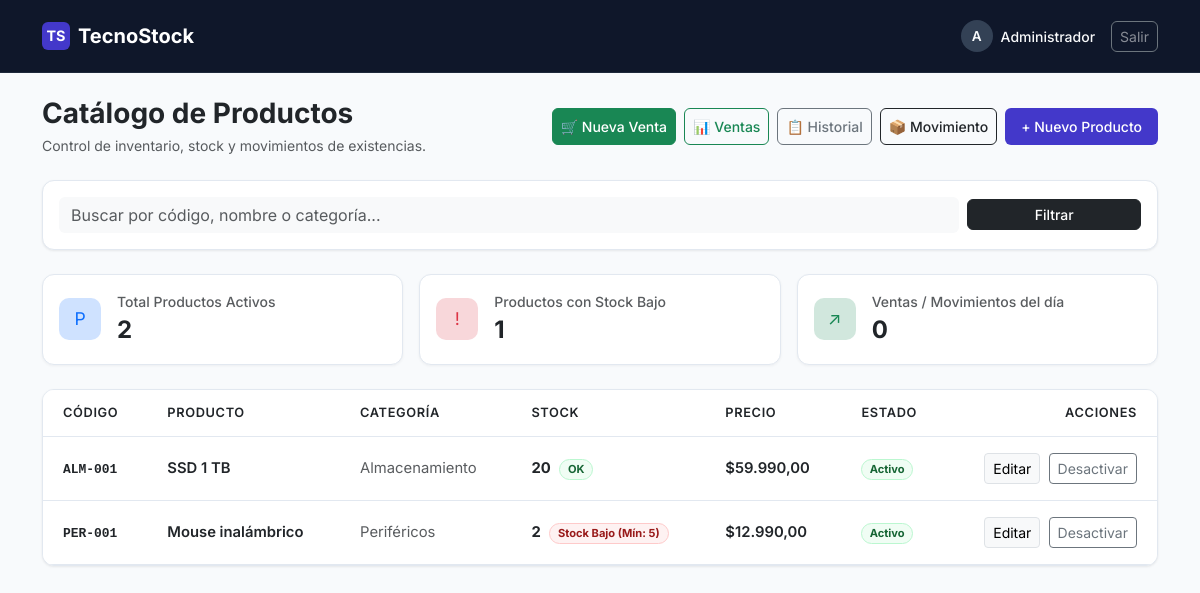
/index.php (signed in), run on the app's committed database.
### tables this page shows
CREATE TABLE IF NOT EXISTS productos (
    id INT UNSIGNED AUTO_INCREMENT PRIMARY KEY,
    codigo VARCHAR(50) NOT NULL UNIQUE,
    nombre VARCHAR(100) NOT NULL,
    descripcion TEXT,
    categoria_id INT UNSIGNED NOT NULL,
    precio DECIMAL(10, 2) NOT NULL,
    stock_actual INT UNSIGNED NOT NULL DEFAULT 0,
    stock_minimo INT UNSIGNED NOT NULL DEFAULT 5,
    estado ENUM('activo', 'inactivo') NOT NULL DEFAULT 'activo',
    CONSTRAINT chk_productos_precio CHECK (precio >= 0),
    CONSTRAINT fk_productos_categoria
        FOREIGN KEY (categoria_id) REFERENCES categorias(id)
        ON DELETE RESTRICT ON UPDATE CASCADE
);

CREATE TABLE IF NOT EXISTS categorias (
    id INT UNSIGNED AUTO_INCREMENT PRIMARY KEY,
    nombre VARCHAR(100) NOT NULL UNIQUE,
    descripcion TEXT,
    estado ENUM('activo', 'inactivo') NOT NULL DEFAULT 'activo'
);

### index.php (the view, shortened to what this page needs)
<?php
require_once 'conexion.php';
$buscar = trim($_GET['buscar'] ?? '');
$sql = "
    SELECT p.*, c.nombre AS categoria
    FROM productos p
    LEFT JOIN categorias c ON p.categoria_id = c.id
    WHERE 1=1
";
$params = [];
$sql .= " ORDER BY p.id DESC";
$stmt = $conexion->prepare($sql);
$stmt->execute($params);
$productos = $stmt->fetchAll(PDO::FETCH_ASSOC);
$stmtActivos = $conexion->prepare(
    "SELECT COUNT(*) FROM productos WHERE estado = 'activo'"
);
$stmtActivos->execute();
$totalActivos = (int)$stmtActivos->fetchColumn();
$stmtStockBajo = $conexion->prepare(
    "SELECT COUNT(*) FROM productos
     WHERE estado = 'activo' AND stock_actual <= stock_minimo"
);
$stmtStockBajo->execute();
$totalStockBajo = (int)$stmtStockBajo->fetchColumn();
$stmtMovimientosHoy = $conexion->prepare(
    "SELECT COUNT(*) FROM movimientos WHERE DATE(fecha) = CURDATE()"
);
$stmtMovimientosHoy->execute();
$totalMovimientosHoy = (int)$stmtMovimientosHoy->fetchColumn();
?>
<!DOCTYPE html>
<html lang="es">
<head>
    <link href="https://cdn.jsdelivr.net/npm/bootstrap@5.3.0/dist/css/bootstrap.min.css" rel="stylesheet">
</head>
<body>
    <nav class="navbar navbar-expand-lg navbar-custom py-3">
        <div class="container">
            <a class="navbar-brand fw-bold text-white d-flex align-items-center gap-2" href="index.php">
                <span style="background: var(--brand-indigo); width: 28px; height: 28px; border-radius: 6px; display: inline-flex; align-items: center; justify-content: center; font-size: 0.9rem;">TS</span>
                TecnoStock
            </a>
            <div class="d-flex align-items-center gap-3">
                <div class="d-flex align-items-center gap-2 text-white-50 fs-7">
                    <div class="avatar-circle">
                        <?= htmlspecialchars(strtoupper(substr($_SESSION['usuario_nombre'], 0, 1))) ?>
                    </div>
                    <span class="text-light fw-medium small"><?= htmlspecialchars($_SESSION['usuario_nombre']) ?></span>
                </div>
                <a href="logout.php" class="btn btn-outline-light btn-sm rounded-2 text-white-50 border-secondary">Salir</a>
            </div>
        </div>
    </nav>
    <div class="container my-4">
        <div class="d-flex flex-column flex-md-row justify-content-between align-items-md-center gap-3 mb-4">
            <div>
                <h3 class="fw-bold text-dark mb-1">Catálogo de Productos</h3>
                <p class="text-muted small mb-0">Control de inventario, stock y movimientos de existencias.</p>
            </div>
            <div class="d-flex gap-2 flex-wrap">
                <a href="nueva_venta.php" class="btn btn-success btn-sm rounded-2 fw-medium d-flex align-items-center gap-1">
                    🛒 Nueva Venta
                </a>
                <a href="ventas.php" class="btn btn-outline-success btn-sm rounded-2 fw-medium d-flex align-items-center gap-1">
                    📊 Ventas
                </a>
                <a href="historial.php" class="btn btn-outline-secondary rounded-2 fw-medium btn-sm d-flex align-items-center gap-1">
                    📋 Historial
                </a>
                <a href="registrar_movimiento.php" class="btn btn-outline-dark rounded-2 fw-medium btn-sm d-flex align-items-center gap-2">
                    📦 Movimiento
                </a>
                <a href="agregar_producto.php" class="btn btn-indigo btn-sm rounded-2 d-flex align-items-center gap-1">
                    + Nuevo Producto
                </a>
            </div>
        </div>
        <div class="card card-custom mb-4 p-3">
            <form action="index.php" method="GET" class="row g-2 align-items-center">
                <div class="col-md-10">
                    <input type="text" name="buscar" class="form-control border-0 bg-light" placeholder="Buscar por código, nombre o categoría..." value="<?= htmlspecialchars($buscar) ?>">
                </div>
                <div class="col-md-2 d-flex gap-2">
                    <button type="submit" class="btn btn-dark w-100 rounded-2 btn-sm fw-medium">Filtrar</button>
                </div>
            </form>
        </div>
        <div class="row g-3 mb-4">
            <div class="col-md-4">
                <div class="card summary-card h-100">
                    <div class="card-body d-flex align-items-center gap-3 p-3">
                        <div class="summary-icon bg-primary-subtle text-primary">P</div>
                        <div>
                            <div class="text-muted small fw-medium">Total Productos Activos</div>
                            <div class="fs-4 fw-bold text-dark"><?= $totalActivos ?></div>
                        </div>
                    </div>
                </div>
            </div>
            <div class="col-md-4">
                <div class="card summary-card h-100">
                    <div class="card-body d-flex align-items-center gap-3 p-3">
                        <div class="summary-icon bg-danger-subtle text-danger">!</div>
                        <div>
                            <div class="text-muted small fw-medium">Productos con Stock Bajo</div>
                            <div class="fs-4 fw-bold text-dark"><?= $totalStockBajo ?></div>
                        </div>
                    </div>
                </div>
            </div>
            <div class="col-md-4">
                <div class="card summary-card h-100">
                    <div class="card-body d-flex align-items-center gap-3 p-3">
                        <div class="summary-icon bg-success-subtle text-success">↗</div>
                        <div>
                            <div class="text-muted small fw-medium">Ventas / Movimientos del día</div>
                            <div class="fs-4 fw-bold text-dark"><?= $totalMovimientosHoy ?></div>
                        </div>
                    </div>
                </div>
            </div>
        </div>
        <div class="card card-custom overflow-hidden">
            <div class="table-responsive">
                <table class="table table-custom align-middle">
                    <thead>
                        <tr>
                            <th>Código</th>
                            <th>Producto</th>
                            <th>Categoría</th>
                            <th>Stock</th>
                            <th>Precio</th>
                            <th>Estado</th>
                            <th class="text-end">Acciones</th>
                        </tr>
                    </thead>
                    <tbody>
                        <?php if (empty($productos)): ?>
                            <tr>
                                <td colspan="7" class="text-center py-5 text-muted">
                                    No hay registros que coincidan con la búsqueda.
                                </td>
                            </tr>
                        <?php else: ?>
                            <?php foreach ($productos as $p): ?>
                                <tr>
                                    <td><code class="text-dark fw-bold"><?= htmlspecialchars($p['codigo']) ?></code></td>
                                    <td>
                                        <div class="fw-semibold text-dark"><?= htmlspecialchars($p['nombre']) ?></div>
                                    </td>
                                    <td><span class="text-muted"><?= htmlspecialchars($p['categoria'] ?? 'General') ?></span></td>
                                    <td>
                                        <span class="fw-bold me-1"><?= $p['stock_actual'] ?></span>
                                        <?php if ($p['stock_actual'] <= $p['stock_minimo']): ?>
                                            <span class="badge badge-soft-danger rounded-pill px-2 py-1">Stock Bajo (Mín: <?= $p['stock_minimo'] ?>)</span>
                                        <?php else: ?>
                                            <span class="badge badge-soft-success rounded-pill px-2 py-1">OK</span>
                                        <?php endif; ?>
                                    </td>
                                    <td class="fw-semibold">$<?= number_format((float)$p['precio'], 2, ',', '.') ?></td>
                                    <td>
                                        <?php if ($p['estado'] === 'activo'): ?>
                                            <span class="badge badge-soft-success rounded-pill">Activo</span>
                                        <?php else: ?>
                                            <span class="badge badge-soft-secondary rounded-pill">Inactivo</span>
                                        <?php endif; ?>
                                    </td>
                                    <td class="text-end">
                                        <a href="editar_producto.php?id=<?= $p['id'] ?>" class="btn btn-sm btn-light border me-1">Editar</a>
                                        <form action="desactivar_producto.php" method="POST" class="d-inline" onsubmit="return confirm('¿Cambiar estado del producto?')">
                                            <button type="submit" class="btn btn-sm btn-outline-secondary">
                                                <?= $p['estado'] === 'activo' ? 'Desactivar' : 'Activar' ?>
                                            </button>
                                        </form>
                                    </td>
                                </tr>
                            <?php endforeach; ?>
                        <?php endif; ?>
                    </tbody>
                </table>
            </div>
        </div>
    </div>
</body>
</html>

### index.php (style rules this page uses)
:root { --bg-main: #f8fafc; --brand-dark: #0f172a; --brand-indigo: #4338ca; --brand-indigo-hover: #3730a3; --border-color: #e2e8f0; }
body { font-family: 'Inter', system-ui, -apple-system, sans-serif; background-color: var(--bg-main); color: #334155; }
.navbar-custom { background-color: var(--brand-dark); border-bottom: 1px solid #1e293b; }
.avatar-circle { width: 32px; height: 32px; background-color: #334155; color: #f8fafc; border-radius: 50%; display: inline-flex; align-items: center; justify-content: center; font-weight: 600; font-size: 0.85rem; }
.card-custom { background: #ffffff; border: 1px solid var(--border-color); border-radius: 12px; box-shadow: 0 1px 3px 0 rgba(0, 0, 0, 0.05), 0 1px 2px 0 rgba(0, 0, 0, 0.03); }
.btn-indigo { background-color: var(--brand-indigo); color: #ffffff; border: none; border-radius: 8px; font-weight: 500; padding: 0.5rem 1rem; transition: all 0.2s ease; }
.table-custom { margin-bottom: 0; }
.table-custom thead { background-color: #f1f5f9; color: #475569; font-size: 0.8rem; text-transform: uppercase; letter-spacing: 0.05em; }
.table-custom th { padding: 0.85rem 1.25rem; border-bottom: 1px solid var(--border-color); font-weight: 600; }
.table-custom td { padding: 1rem 1.25rem; border-bottom: 1px solid var(--border-color); vertical-align: middle; font-size: 0.925rem; }
.badge-soft-danger { background-color: #fef2f2; color: #991b1b; border: 1px solid #fecaca; }
.badge-soft-success { background-color: #f0fdf4; color: #166534; border: 1px solid #bbf7d0; }
.summary-card { border: 1px solid var(--border-color); border-radius: 12px; box-shadow: 0 1px 3px rgba(15, 23, 42, 0.05); transition: transform 0.2s ease, box-shadow 0.2s ease; }
.summary-icon { width: 42px; height: 42px; border-radius: 10px; display: inline-flex; align-items: center; justify-content: center; font-size: 1.1rem; }

### data on the page
productos: codigo "ALM-001", nombre "SSD 1 TB", categoria.nombre "Almacenamiento", stock_actual "20", stock_minimo "OK", precio "59.990,00", estado "Activo"
productos: codigo "PER-001", nombre "Mouse inalámbrico", categoria.nombre "Periféricos", stock_actual "2", stock_minimo "5", precio "12.990,00", estado "Activo"

### other printed values
substr($_SESSION['usuario_nombre'], 0, 1) "A"
$_SESSION['usuario_nombre'] "Administrador"
$totalActivos "2"
$totalStockBajo "1"
$totalMovimientosHoy "0"
